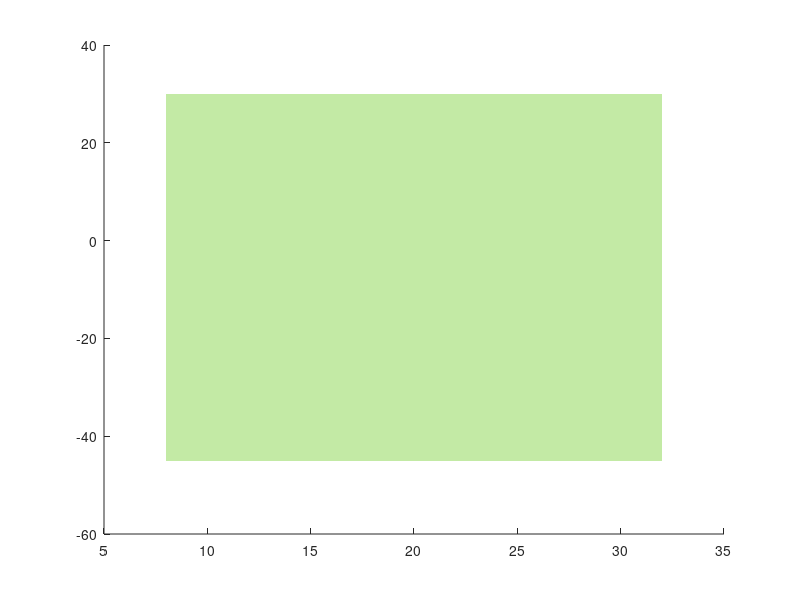

Reproduce this figure in MATLAB. (Note: this script raises an error after producing the figure.)
a=gcf;

delete(findobj(a,'type','patch'));
a=patch('Faces',[1,2,3,4],'Vertices',[8,-45;32,-45;32,30;8,30],'facecolor',[195, 234, 165]/255,'facealpha',1,'edgecolor','none');
uistack(a,'bottom')
a=patch('Faces',[1,2,3,4],'Vertices',[60,-45;280,-45;280,30;60,30],'facecolor',[164, 234, 225]/255,'facealpha',1,'edgecolor','none');
uistack(a,'bottom')
a=patch('Faces',[1,2,3,4],'Vertices',[300,-45;800,-45;800,30;300,30],'facecolor',[237, 239, 127]/255,'facealpha',1,'edgecolor','none');
uistack(a,'bottom')

set(gcf,'color','w')
set(gca,'linewidth',2.5)
set(findobj(gca,'type','line'),'linewidth',2.5)

legend(findobj(gca,'type','line'),{'Movement','Baseline'})
set(gca,'fontsize',18)
axis tight
ylim([-50,30]);
xlim([0,1000]);
set(gca,'fontweight','bold')
ylabel('PSD (dB)')
title('');
%%
set(gcf,'position',[100,100,500,400])
set(gca,'position',[0.13,0.15,0.75,0.78])
%%
title('S1 time-frequency map')
hold on
plot([-1.5,1.5],[8,8],'k:','linewidth',2)
hold on
plot([-1.5,1.5],[32,32],'k:','linewidth',2)
hold on
plot([-1.5,1.5],[60,60],'k:','linewidth',2)
hold on
plot([-1.5,1.5],[200,200],'k:','linewidth',2)
set(gca,'ytick',[8,32,60,200])
set(gca,'yticklabel',{'8','32','60','200'})